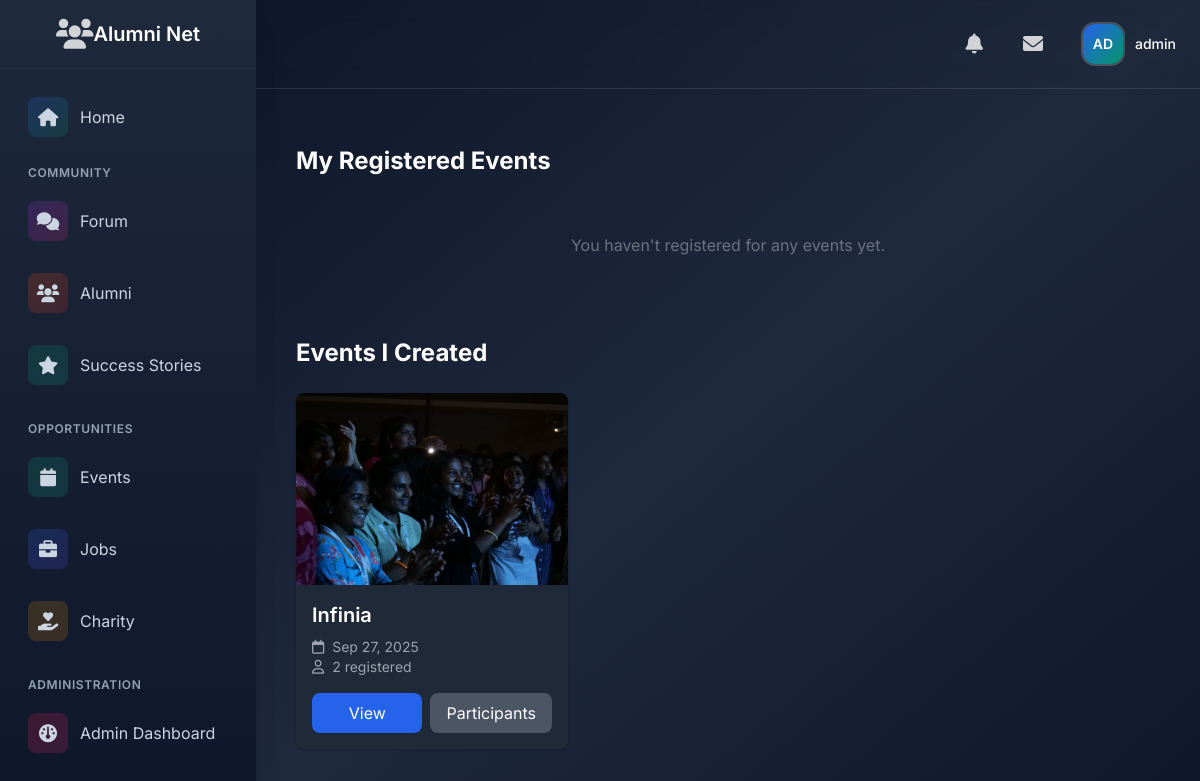
Page /events/my-events/ (signed in) on the committed database.
### users/models.py (models this page shows, shortened)
class User(AbstractUser):
    USER_TYPES = (
        ('admin', 'Admin'),
        ('alumni', 'Alumni'),
        ('student', 'Student'),
    )
    INDUSTRY_CHOICES = (
        ('it', 'Information Technology'),
        ('finance', 'Finance'),
        ('healthcare', 'Healthcare'),
        ('education', 'Education'),
        ('manufacturing', 'Manufacturing'),
        ('retail', 'Retail'),
        ('consulting', 'Consulting'),
        ('marketing', 'Marketing'),
        ('other', 'Other')
    )
    AVAILABILITY_CHOICES = (
        ('available', 'Available for Mentorship'),
        ('limited', 'Limited Availability'),
        ('unavailable', 'Not Available'),
    )
    user_type = models.CharField(max_length=10, choices=USER_TYPES, default='student')
    profile_picture = models.ImageField(upload_to='profile_pics/', null=True, blank=True)
    bio = models.TextField(max_length=500, blank=True)
    graduation_year = models.IntegerField(null=True, blank=True)
    current_job_title = models.CharField(max_length=100, blank=True)
    current_company = models.CharField(max_length=100, blank=True)
    industry = models.CharField(max_length=20, choices=INDUSTRY_CHOICES, blank=True)
    years_of_experience = models.PositiveIntegerField(default=0)
    skills = models.TextField(help_text="Enter skills separated by commas", blank=True)
    achievements = models.TextField(blank=True)
    certifications = models.TextField(help_text="Enter certifications separated by commas", blank=True)
    linkedin_profile = models.URLField(max_length=200, blank=True)
    portfolio_link = models.URLField(max_length=200, blank=True)
    mentorship_availability = models.CharField(
        max_length=20,
        choices=AVAILABILITY_CHOICES,
        blank=True
    )
    email_verified = models.BooleanField(default=False)

### events/models.py (models this page shows, shortened)
class Event(models.Model):
    EVENT_TYPES = (
        ('networking', 'Networking Event'),
        ('workshop', 'Workshop'),
        ('seminar', 'Seminar'),
        ('career_fair', 'Career Fair'),
        ('social', 'Social Gathering'),
        ('other', 'Other'),
    )
    title = models.CharField(max_length=200)
    description = models.TextField()
    event_type = models.CharField(max_length=20, choices=EVENT_TYPES)
    date = models.DateTimeField()
    location = models.CharField(max_length=200)
    capacity = models.PositiveIntegerField()
    registration_deadline = models.DateTimeField()
    created_by = models.ForeignKey(User, on_delete=models.CASCADE, related_name='created_events')
    created_at = models.DateTimeField(auto_now_add=True)
    updated_at = models.DateTimeField(auto_now=True)
    is_online = models.BooleanField(default=False)
    meeting_link = models.URLField(blank=True, null=True)
    image = models.ImageField(upload_to='event_images/', blank=True, null=True)
    participants = models.ManyToManyField(User, through='EventRegistration', related_name='registered_events')

### events/views.py (the view)
# urls.py: path('my-events/', views.my_events, name='my_events'),
@login_required
def my_events(request):
    registered_events = Event.objects.filter(
        eventregistration__user=request.user
    ).order_by('date')
    created_events = Event.objects.filter(
        created_by=request.user
    ).order_by('date')
    return render(request, 'events/my_events.html', {
        'registered_events': registered_events,
        'created_events': created_events,
    })

### events/templates/events/my_events.html (shortened to what this page needs)
{% extends "base.html" %}
{% block content %}
<div class="container mx-auto px-4 py-8">
    <div class="mb-12">
        <h2 class="text-2xl font-bold text-white mb-6">My Registered Events</h2>
        <div class="grid grid-cols-1 md:grid-cols-2 lg:grid-cols-3 gap-6">
            {% for event in registered_events %}
            <div class="bg-gray-800 rounded-lg shadow overflow-hidden">
                {% if event.image %}
                <img src="{{ event.image.url }}" alt="{{ event.title }}" class="w-full h-48 object-cover">
                {% endif %}
                <div class="p-4">
                    <h3 class="text-xl font-semibold text-white mb-2">{{ event.title }}</h3>
                    <div class="text-sm text-gray-400 mb-4">
                        <div><i class="far fa-calendar mr-1"></i> {{ event.date|date:"M d, Y" }}</div>
                        <div><i class="far fa-clock mr-1"></i> {{ event.date|date:"g:i A" }}</div>
                    </div>
                    <a href="{% url 'event_detail' event.pk %}"
                       class="block text-center bg-blue-600 text-white px-4 py-2 rounded-lg hover:bg-blue-700">
                        View Details
                    </a>
                </div>
            </div>
            {% empty %}
            <div class="col-span-full text-center py-8 text-gray-500">
                You haven't registered for any events yet.
            </div>
            {% endfor %}
        </div>
    </div>
    {% if user.is_staff %}
    <div>
        <h2 class="text-2xl font-bold text-white mb-6">Events I Created</h2>
        <div class="grid grid-cols-1 md:grid-cols-2 lg:grid-cols-3 gap-6">
            {% for event in created_events %}
            <div class="bg-gray-800 rounded-lg shadow overflow-hidden">
                {% if event.image %}
                <img src="{{ event.image.url }}" alt="{{ event.title }}" class="w-full h-48 object-cover">
                {% endif %}
                <div class="p-4">
                    <h3 class="text-xl font-semibold text-white mb-2">{{ event.title }}</h3>
                    <div class="text-sm text-gray-400 mb-4">
                        <div><i class="far fa-calendar mr-1"></i> {{ event.date|date:"M d, Y" }}</div>
                        <div><i class="far fa-user mr-1"></i> {{ event.participants.count }} registered</div>
                    </div>
                    <div class="flex space-x-2">
                        <a href="{% url 'event_detail' event.pk %}"
                           class="flex-1 text-center bg-blue-600 text-white px-4 py-2 rounded-lg hover:bg-blue-700">
                            View
                        </a>
                        <a href="{% url 'event_participants' event.pk %}"
                           class="flex-1 text-center bg-gray-600 text-white px-4 py-2 rounded-lg hover:bg-gray-700">
                            Participants
                        </a>
                    </div>
                </div>
            </div>
            {% empty %}
            <div class="col-span-full text-center py-8 text-gray-500">
                You haven't created any events yet.
            </div>
            {% endfor %}
        </div>
    </div>
    {% endif %}
</div>
{% endblock %}

### templates/base.html (shortened to what this page needs)
{% load static %}
{% load user_tags %}
{% load notification_tags %}
{% load message_tags %}
<!DOCTYPE html>
<html lang="en">
<head>
    <script src="https://cdn.tailwindcss.com"></script>
    <link rel="stylesheet" href="https://cdnjs.cloudflare.com/ajax/libs/font-awesome/6.0.0/css/all.min.css">
</head>
<body class="font-[Inter] bg-slate-900">
    <div class="min-h-screen flex flex-col md:flex-row">
        <aside class="fixed inset-y-0 left-0 bg-gradient-to-b from-slate-800 to-slate-900 shadow-xl w-64 transform -translate-x-full md:translate-x-0 transition-transform duration-300 ease-in-out z-30"
               id="sidebar">
            <div class="flex items-center justify-center p-4 border-b border-slate-700/50">
                <div class="text-white/80 hover:text-white transition-colors duration-200">
                    <i class="fas fa-users text-3xl"></i>
                </div>
                    <span class="text-xl font-semibold text-white">Alumni Net</span>
            </div>
            <nav class="p-4 space-y-4">
                {% if user.is_authenticated %}
                    <a href="{% url 'home' %}"
                       class="flex items-center space-x-3 p-3 rounded-xl hover:bg-white/10 text-slate-300 hover:text-white transition-all duration-200 group">
                        <div class="w-10 h-10 flex items-center justify-center rounded-lg bg-gradient-to-br from-blue-600/20 to-emerald-600/20 group-hover:from-blue-600/30 group-hover:to-emerald-600/30">
                            <i class="fas fa-home text-lg"></i>
                        </div>
                        <span>Home</span>
                    </a>
                    <div class="space-y-6">
                        <div class="space-y-2">
                            <p class="px-3 text-xs font-semibold text-slate-400 uppercase tracking-wider">Community</p>
                            <a href="{% url 'forum:category_list' %}"
                               class="flex items-center space-x-3 p-3 rounded-xl hover:bg-white/10 text-slate-300 hover:text-white transition-all duration-200 group">
                                <div class="w-10 h-10 flex items-center justify-center rounded-lg bg-gradient-to-br from-purple-600/20 to-pink-600/20 group-hover:from-purple-600/30 group-hover:to-pink-600/30">
                                    <i class="fas fa-comments text-lg"></i>
                                </div>
                                <span>Forum</span>
                            </a>
                            <a href="{% url 'users:alumni_directory' %}"
                               class="flex items-center space-x-3 p-3 rounded-xl hover:bg-white/10 text-slate-300 hover:text-white transition-all duration-200 group">
                                <div class="w-10 h-10 flex items-center justify-center rounded-lg bg-gradient-to-br from-orange-600/20 to-red-600/20 group-hover:from-orange-600/30 group-hover:to-red-600/30">
                                    <i class="fas fa-users text-lg"></i>
                                </div>
                                <span>Alumni</span>
                            </a>
                            <a href="{% url 'success:story_list' %}"
                               class="flex items-center space-x-3 p-3 rounded-xl hover:bg-white/10 text-slate-300 hover:text-white transition-all duration-200 group">
                                <div class="w-10 h-10 flex items-center justify-center rounded-lg bg-gradient-to-br from-emerald-600/20 to-teal-600/20 group-hover:from-emerald-600/30 group-hover:to-teal-600/30">
                                    <i class="fas fa-star text-lg"></i>
                                </div>
                                <span>Success Stories</span>
                            </a>
                        </div>
                        <div class="space-y-2">
                            <p class="px-3 text-xs font-semibold text-slate-400 uppercase tracking-wider">Opportunities</p>
                            <a href="{% url 'event_list' %}"
                               class="flex items-center space-x-3 p-3 rounded-xl hover:bg-white/10 text-slate-300 hover:text-white transition-all duration-200 group">
                                <div class="w-10 h-10 flex items-center justify-center rounded-lg bg-gradient-to-br from-emerald-600/20 to-teal-600/20 group-hover:from-emerald-600/30 group-hover:to-teal-600/30">
                                    <i class="fas fa-calendar text-lg"></i>
                                </div>
                                <span>Events</span>
                            </a>
                            <a href="{% url 'job_list' %}"
                               class="flex items-center space-x-3 p-3 rounded-xl hover:bg-white/10 text-slate-300 hover:text-white transition-all duration-200 group">
                                <div class="w-10 h-10 flex items-center justify-center rounded-lg bg-gradient-to-br from-blue-600/20 to-indigo-600/20 group-hover:from-blue-600/30 group-hover:to-indigo-600/30">
                                    <i class="fas fa-briefcase text-lg"></i>
                                </div>
                                <span>Jobs</span>
                            </a>
                            <a href="{% url 'fund_list' %}"
   class="flex items-center space-x-3 p-3 rounded-xl hover:bg-white/10 text-slate-300 hover:text-white transition-all duration-200 group">
    <div class="w-10 h-10 flex items-center justify-center rounded-lg bg-gradient-to-br from-yellow-600/20 to-amber-600/20 group-hover:from-yellow-600/30 group-hover:to-amber-600/30">
        <i class="fas fa-hand-holding-heart text-lg"></i>
    </div>
    <span>Charity</span>
</a>
                        </div>
                        {% if user.is_staff %}
                        <div class="space-y-2">
                            <p class="px-3 text-xs font-semibold text-slate-400 uppercase tracking-wider">Administration</p>
                            <a href="{% url 'admin_panel:dashboard' %}"
                               class="flex items-center space-x-3 p-3 rounded-xl hover:bg-white/10 text-slate-300 hover:text-white transition-all duration-200 group">
                                <div class="w-10 h-10 flex items-center justify-center rounded-lg bg-gradient-to-br from-rose-600/20 to-pink-600/20 group-hover:from-rose-600/30 group-hover:to-pink-600/30">
                                    <i class="fas fa-gauge text-lg"></i>
                                </div>
                                <span>Admin Dashboard</span>
                            </a>
                        </div>
                        {% endif %}
                    </div>
                {% endif %}
            </nav>
        </aside>
        <div class="flex-1 md:ml-64 relative bg-gradient-to-br from-slate-900 via-slate-800 to-slate-900">
            <header class="sticky top-0 z-20 backdrop-blur-md border-b border-white/10">
                <div class="relative flex items-center justify-between p-4 text-white">
                    <div class="flex items-center space-x-3 md:space-x-6">
                        {% if user.is_authenticated %}
                            <a href="{% url 'notifications:notification_list' %}" class="relative p-2 text-white/80 hover:text-white rounded-xl hover:bg-white/10 transition-colors duration-200">
                                <i class="fas fa-bell text-xl"></i>
                            </a>
                            <a href="{% url 'messaging:conversation_list' %}"
                               class="relative p-2 text-white/80 hover:text-white rounded-xl hover:bg-white/10 transition-colors duration-200">
                                <i class="fas fa-envelope text-xl"></i>
                            </a>
                            <div class="relative"
                                 x-data="{ open: false }"
                                 @keydown.escape.stop="open = false"
                                 @click.away="open = false">
                                <button @click="open = !open"
                                        class="flex items-center space-x-3 p-2 rounded-xl hover:bg-white/10 transition-all duration-200"
                                        :aria-expanded="open">
                                    <div class="relative">
                                        <div class="w-10 h-10 rounded-xl overflow-hidden ring-2 ring-white/20">
                                            {% if user.profile_picture %}
                                                <img src="{{ user.profile_picture.url }}"
                                                     alt="Profile"
                                                     class="h-full w-full object-cover">
                                            {% else %}
                                                <div class="profile-initials w-full h-full flex items-center justify-center bg-gradient-to-br from-blue-600 to-emerald-600">
                                                    <span class="text-white text-sm font-semibold">{{ user|get_initials }}</span>
                                                </div>
                                            {% endif %}
                                        </div>
                                    </div>
                                    <span class="text-sm font-medium text-white">{{ user.get_full_name|default:user.username }}</span>
                                </button>
                            </div>
                        {% endif %}
                    </div>
                </div>
            </header>
            <main class="relative p-4 md:p-6">
                {% block content %}{% endblock %}
            </main>
        </div>
    </div>
</body>
</html>

### rows in the picture
User: first_name+last_name+username "AD", get_full_name "admin"
Event: image (picture), title "Infinia", date "Sep 27, 2025", participants.count "2"
